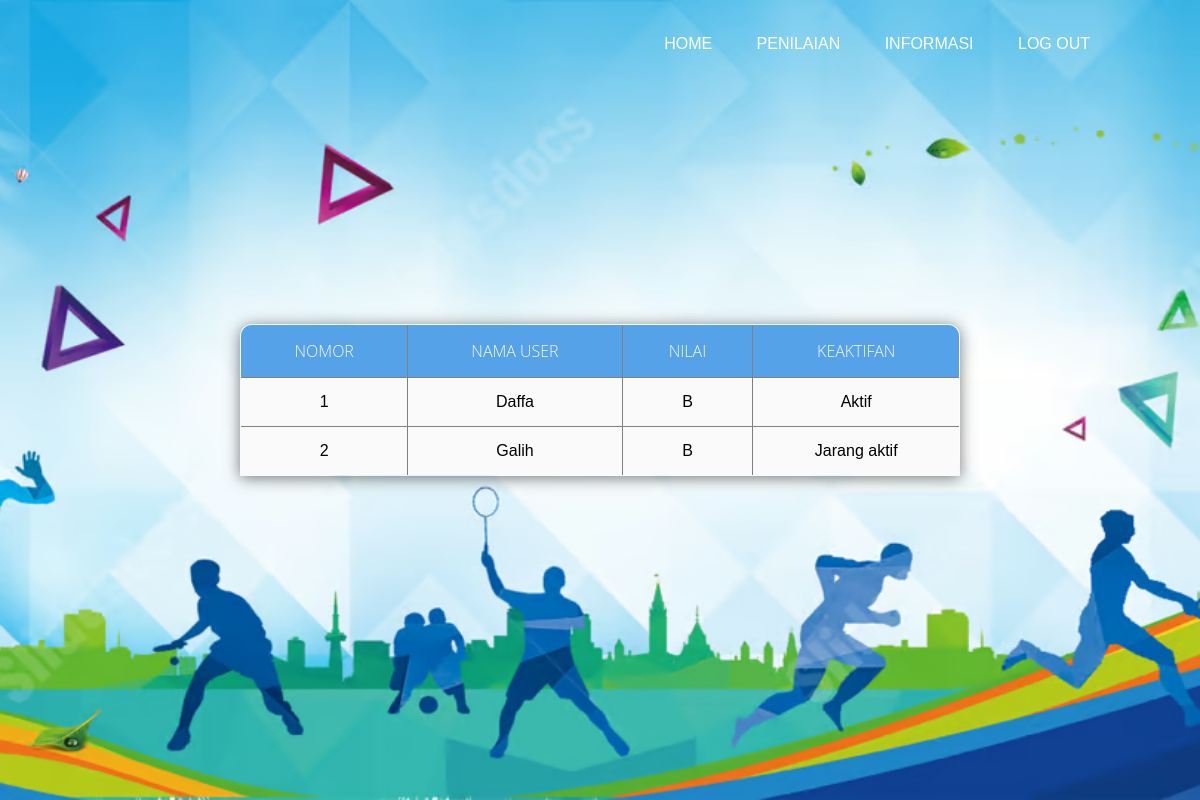
The app's page /1dkv.php with its own data.
### tables this page shows
CREATE TABLE `anggota_ekstra` (
  `nim` int(11) NOT NULL,
  `nama` varchar(11) NOT NULL,
  `Username` varchar(11) NOT NULL,
  `Password` varchar(11) NOT NULL,
  `Nilai` varchar(3) NOT NULL,
  `keaktifan` varchar(1222) NOT NULL,
  `Id_ekstra` int(11) NOT NULL
);

### 1dkv.php (the view, shortened to what this page needs)
<!DOCTYPE html>
<html>
    <head>
        <link rel="stylesheet" href="css3.css">
    </head>
    <body>
    </body>
         <div class="banner">
            <div class="navbar">
            <ul>
                <li><a href="#"><a href="user.html">Home</a></li>
                <li><a href="#"><a href="usertable.html">Penilaian</a></li>
                <li><a href="#"><a href="userkontak.php">Informasi</a></li>
                <li><a href="#"><a href="login.php">Log out</a></li>
             </ul>
            </div>
         </div>
    </html>
    <DOCTYPE! html>
    <head>
    <link rel="stylesheet" href="tabel.css">
    </head>
    <body>
        <table border="1" class="table">
            <tr>
                <th>nomor</th>
                <th>nama user</th>
                <th>nilai</th>
                <th>keaktifan</th>
            </tr>
<?php
    include "conn.php";
    $query_mysqli = mysqli_query($koneksi,"SELECT nim, nama, username, password, nilai, keaktifan
    FROM anggota_ekstra
    WHERE id_ekstra = '2'")or die(mysqli_error());
    $nomor = 1;
    while($data = mysqli_fetch_array($query_mysqli)){
?>
    <tr>
    <td><?php echo $nomor++ ?></td>
        <td><?php echo $data['nama'] ?></td>
        <td><?php echo $data['nilai'] ?></td>
        <td><?php echo $data['keaktifan'] ?></td>
    </tr>
   <?php } ?>
        </table>
    </body>
</html>

### css3.css (style rules this page uses)
* { font-family: sans-serif; }
.banner { width: 100%; height: 100vh; background-image:url(blue-halftone-memphis-background-with-yellow-lines-circles-shapes_1017-31954.avif); background-size: cover; background-position: center; }
.navbar { width: 85%; margin: auto; padding: 35px 0; display: flex; align-items: center; justify-content: space-between; }
.navbar ul li { list-style: none; display: inline-block; margin: 0 20px; position: relative; }
.navbar ul li a { text-decoration: none; color: #ffffff; text-transform: uppercase; }
.navbar ul li::after { content: ''; height: 3px; width: 0; background:#56a2e9;; position: absolute; left: 0; bottom: -10px; transition: 0.5s; }
* { margin:0; padding: 0; outline: 0; }
table { position: absolute; z-index: 2; left: 50%; top: 50%; transform: translate(-50%,-50%); width: 60%; border-collapse: collapse; border-spacing: 0; box-shadow: 0 2px 15px rgba(64,64,64,.7); border-radius: 12px 12px 0 0; overflow: hidden; }
td , th { padding: 15px 20px; text-align: center; }
th { background-color: #56a2e9; color: #fafafa; font-family: 'Open Sans',Sans-serif; font-weight: 200; text-transform: uppercase; }
tr { width: 100%; background-color: #fafafa; font-family: 'Montserrat', sans-serif; }

### tabel.css (style rules this page uses)
* { font-family: sans-serif; }
.banner { width: 100%; height: 100vh; background-image:url(blue-white-sky-silhouette-clouds-sports-powerpoint-background_cc5221739f__960_540.avif); background-size: cover; background-position: center; }
td , th { padding: 15px 20px; text-align: center; }
th { background-color: #56a2e9; color: #fafafa; font-weight: 200; }
tr { width: 100%; background-color: #fafafa; }

### 1dkv.php (style rules this page uses)
a:any-link { color:whitesmoke; background-color: none; text-decoration: none; }

### records on screen
anggota_ekstra: nama "Daffa", Nilai "B", keaktifan "Aktif"
anggota_ekstra: nama "Galih", Nilai "B", keaktifan "Jarang aktif"
